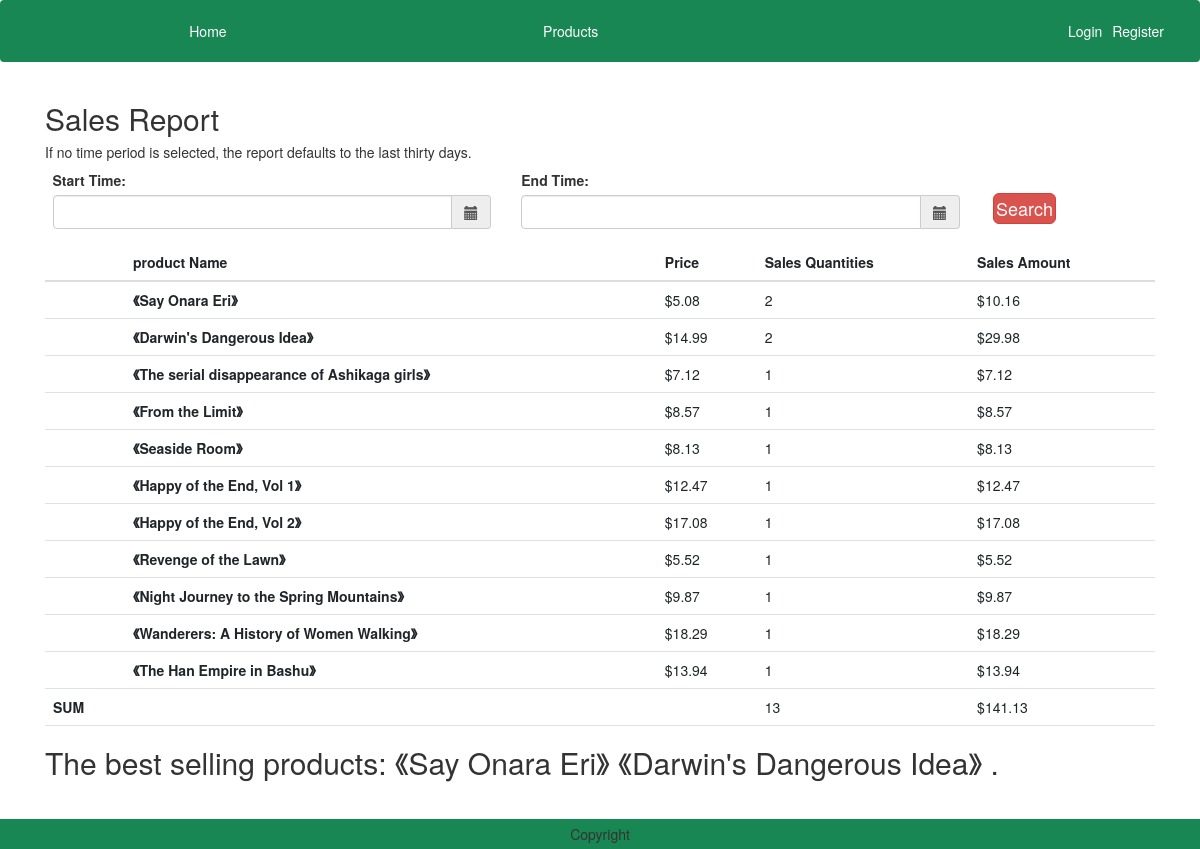
The page /report/ on the database its author committed.
### products/models.py (models this page shows, shortened)
class Product(models.Model):
    productName = models.CharField(max_length=100)
    price = models.DecimalField(default=0, max_digits=7, decimal_places=2)
    ISBN = models.CharField(max_length=17)
    author = models.CharField(max_length=100)
    publisher = models.CharField(max_length=100)
    introduction = models.TextField(max_length=1000)
    image = models.ImageField(upload_to='product')
    category = models.ForeignKey('Category', related_name="products", on_delete=models.CASCADE,)
    avgRating = models.FloatField(default=0)

### order/views.py (the view)
# urls.py: path("report/", views.ReportView.as_view(), name="report"),
class ReportView(View):
    def get(self, request):
        orders = Order.objects.filter(purchaseDate__lte=datetime.now(), purchaseDate__gte=datetime.now() + timedelta(days=-30))
        items = OrderItem.objects.filter(order__in=orders)
        pName = []
        for item in items:
            pName.append((item.product.productName,item.product.price))
        dic = {}
        for p in pName:
            dic[p] = dic.get(p, 0) + 1
        sort = sorted(dic.items(), key=lambda kv: kv[1], reverse=True)
        length = len(items)
        total = 0
        for k, v in dic.items():
            total = total + k[1] * v
        best = []
        first = sort[0][1]
        for i in sort:
            if i[1] == first:
                best.append(i)
        context = {
           'items': items,
           'dic': dic,
           'sort': sort,
           'length': length,
           'total': total,
           'best': best,
        }
        return render(request, 'report.html', context)

### order/templatetags/templatehelper.py (called while the page is built)
@register.filter
def div(value, div):
    return round((value * div), 2)

### templates/report.html (shortened to what this page needs)
{% extends 'base.html' %}
{% load static %}
{% load templatehelper %}
{% block main-content %}
<div class="container">
  <h2>Sales Report</h2>
  <h5>If no time period is selected, the report defaults to the last thirty days.</h5>
  <div class="row">
    <form method="get" role="search" action="{% url 'order:searchDate' %}">
      <div class='col-sm-5'>
          <div class="form-group">
              <label>Start Time:</label>
              <div class='input-group date' id='datetimepicker1'>
                  <input type='text' class="form-control" name="datetimepicker1"/>
                  <span class="input-group-addon">
                      <span class="glyphicon glyphicon-calendar"></span>
                  </span>
              </div>
          </div>
      </div>
      <div class='col-sm-5'>
          <div class="form-group">
              <label>End Time:</label>
              <div class='input-group date' id='datetimepicker2'>
                  <input type='text' class="form-control" name="datetimepicker2"/>
                  <span class="input-group-addon">
                      <span class="glyphicon glyphicon-calendar"></span>
                  </span>
              </div>
          </div>
      </div>
      <div class='col-sm-2'>
        <button type="sumbit" class="d-grid gap-2 btn btn-danger p-1 m-1 btn-lg text-decoration-none text-white" >Search</button>
      </div>
    </form>
  </div>
  <table class="table">
      <thead>
        <tr>
          <th scope="col"></th>
          <th scope="col">product Name</th>
          <th scope="col">Price</th>
          <th scope="col">Sales Quantities</th>
          <th scope="col">Sales Amount</th>
        </tr>
      </thead>
      <tbody>
        {% for sort in sort %}
            <tr>
              <th scope="row"></th>
              <th>《{{ sort.0.0 }}》</th>
              <td>${{ sort.0.1}}</td>
              <td>{{ sort.1 }}</td>
              <td>${{ sort.0.1 |div:sort.1 }}</td>
          </tr>
        {% endfor %}
          <tr>
            <th scope="row">SUM</th>
            <th></th>
            <td></td>
            <td>{{ length }}</td>
            <td>${{ total }}</td>
          </tr>
      </tbody>
    </table>
    <h2>The best selling products:
      {% for best in best %}
        {% if forloop.counter == 1 %}《{{best.0.0}}》
        {% else %} 《{{best.0.0}}》
        {% endif %}
      {% endfor %}
    .</h2>
</div>
{% endblock main-content %}

### rows shown on the page
Product: productName "Say Onara Eri", price "5.08", price "10.16", productName "Say Onara Eri"
Product: productName "Darwin's Dangerous Idea", price "14.99", price "29.98", productName "Darwin's Dangerous Idea"
Product: productName "The serial disappearance of Ashikaga girls", price "7.12", price "7.12"
Product: productName "From the Limit", price "8.57", price "8.57"
Product: productName "Seaside Room", price "8.13", price "8.13"
Product: productName "Happy of the End, Vol 1", price "12.47", price "12.47"
Product: productName "Happy of the End, Vol 2", price "17.08", price "17.08"
Product: productName "Revenge of the Lawn", price "5.52", price "5.52"
Product: productName "Night Journey to the Spring Mountains", price "9.87", price "9.87"
Product: productName "Wanderers: A History of Women Walking", price "18.29", price "18.29"
Product: productName "The Han Empire in Bashu", price "13.94", price "13.94"

### other values the page prints
{{ sort.1 }} "2" "2" "1" "1" "1" "1" "1" "1" "1" "1" "1"
{{ length }} "13"
{{ total }} "141.13"
